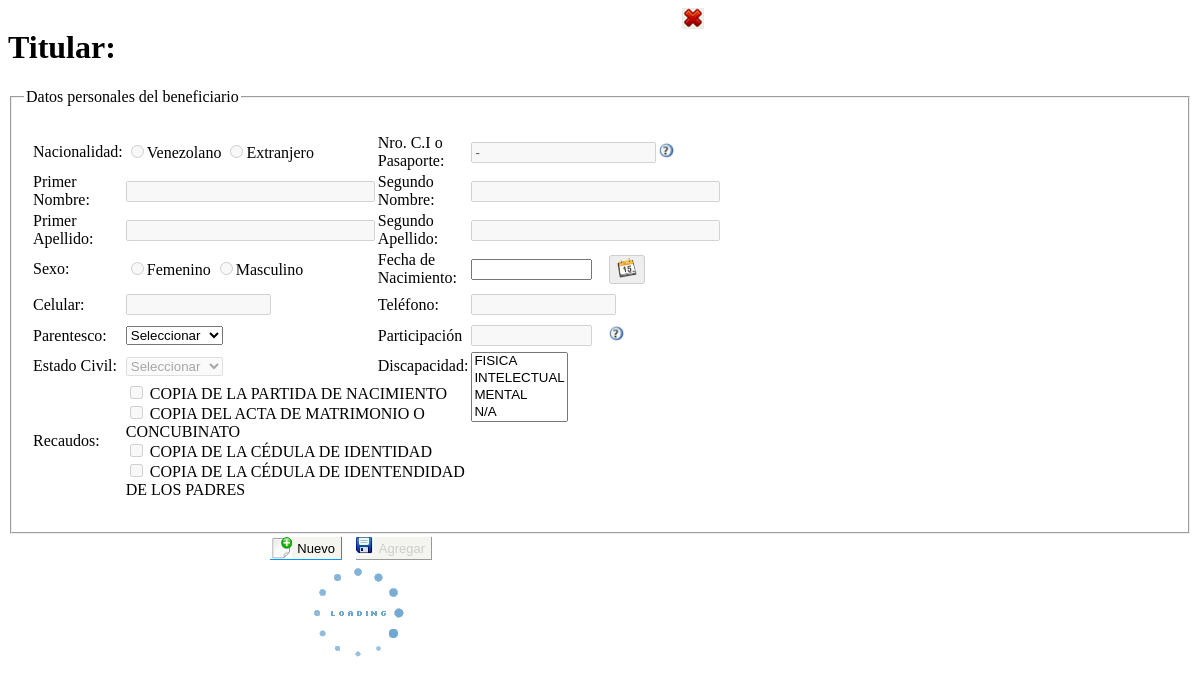
/persona/Php/beneficiario/agregar_beneficiario.php (signed in), run on the app's committed database.
### tables this page shows
CREATE TABLE IF NOT EXISTS `trecaudo` (
  `id_recaudo` int(11) NOT NULL AUTO_INCREMENT,
  `descripcion` varchar(80) NOT NULL,
  `tipo` varchar(50) NOT NULL,
  `estatus` char(1) NOT NULL,
  PRIMARY KEY (`id_recaudo`)
);

### persona/Clases/clase_titular.php (called while the page is built, shortened)
<?php
include_once("clase_mysql.php");
class titular extends conectaBDMy{
	private $idTitular;
    public function titular(){
		$this->idTitular="";
	}
 	public function setidTitular($Valor){
        $this->idTitular = trim($Valor);
    }
     public function buscar_id(){
        $sql="select a.*, b.nombre as profesion from ttitular as a, tprofesion as b  where a.id_titular = '$this->idTitular' and a.id_profesion=b.id_profesion";
		$cursor=parent::ejecuta_sql($sql);
		if ( $fila>0 )
			return $fila;
		else
			return -1;
     }
}
?>

### persona/Clases/clase_mysql.php (called while the page is built, shortened)
<?PHP
class conectaBDMy
{
	private $servidor;
	private $usuario;
	private $password;
	private $conexion;
	function conectaBDMy()
	{
		$this->servidor="localhost";
		$this->usuario="root";
		$this->password="iutep";
		$this->basedatos="bdsas";
	}
	function abrir_BD()
	{
		if ( !($enlace= @mysql_connect( $this->servidor, $this->usuario, $this->password ) ) )
		{
		header("Location: ../html/Error_bd.html");
		}
		$this->conexion=$enlace;
		return true;
	}
	function ejecuta_sql( $query )
	{
		if ( $this->abrir_BD() )
	     return ( mysql_query($query,$this->conexion ) );
	else
	     return null;
	}
  function proxima_tupla($cursor)
  {
	return mysql_fetch_array($cursor);
  }
}
?>

### persona/Clases/clase_discapacidad.php (called while the page is built, shortened)
<?php
include_once("clase_mysql.php");
class discapacidad extends conectaBDMy{
	function lista_discapacidad()
	{
		$c=0;
		$sql="select * from tdiscapacidad where estatus='1' order by nombre";
		 $cursor=parent::ejecuta_sql($sql);
		 if($row= parent::proxima_tupla($cursor))
		 {
			 do{
				$fila[$c][1]=$row["id_discapacidad"];
				$fila[$c][2]=$row["nombre"];
				$c++;
			 }while($row= parent::proxima_tupla($cursor));
		 }
		if ( $fila>0 )
			return $fila;
		else
			return -1;
	}
}
?>

### persona/Clases/clase_recaudo.php (called while the page is built, shortened)
<?php
include_once("clase_mysql.php");
class recaudos extends conectaBDMy{
	private $tipoRecaudo;
    public function recaudos(){
		$this->tipoRecaudo="";
	}
 	public function setTiporecaudo($Valor){
        $this->tipoRecaudo = mb_strtoupper(trim($Valor), "utf-8");
    }
	function lista_recaudo()
	{
		$c=0;
		$sql="SELECT * FROM trecaudo where estatus='1' and tipo='$this->tipoRecaudo' order by id_recaudo";
		 $cursor=parent::ejecuta_sql($sql);
		 if($row= parent::proxima_tupla($cursor))
		 {
			 DO
			 {
				$fila[$c][1]=$row["id_recaudo"];
				$fila[$c][2]=$row["descripcion"];
				$fila[$c][3]=$row["tipo"];
				$c++;
			 }WHILE($row= parent::proxima_tupla($cursor));
		 }
		if ( $fila>0 )
			return $fila;
		else
			return -1;
	}
}
?>

### persona/Php/beneficiario/agregar_beneficiario.php (the view, shortened to what this page needs)
<?php session_start();
include_once("../../Clases/clase_titular.php");
	$titular= new titular();
	$titular->setidTitular($_SESSION["id_titular"]);
	$consulta=$titular->buscar_id();
	for($i=0;$i<count($consulta);$i++)
	{
		$cedula			= $consulta[$i][3];
		$celular		= $consulta[$i][11];
		$telefono		= $consulta[$i][12];
	}
?><!DOCTYPE HTML>
<html lang="es">
<head>
<link rel="stylesheet" type="text/css" href="Css/jscal2.css"/>
<link rel="stylesheet" type="text/css" href="Css/border-radius.css"/>
<link rel="stylesheet" type="text/css" href="JavaScript/jquery.alerts.css" />
</head>
<body>
<div id="cuerpo">
<form action="" method="POST" id="form_beneficiario" name="form_beneficiario">
<table width="696" height="25" border="0" cellpadding="0" cellspacing="0">
 <tr>
   <td width="684" height="37" ><h1>Titular: <?php echo $_SESSION["nombre1"].' '.$_SESSION["apellido1"];?></h1></td>
   <td valign="top"><input name="cancelar" type="button" id="cancelar" class='btn_cancelar_act_img' onClick="fn_cerrar_vista_agregar();" title="Salir" /></td>
 </tr>
</table>
<fieldset>
<legend align="left">Datos personales del beneficiario</legend>
<table width="686" border="0" cellpadding="1" cellspacing="1">
    <tr>
      <td>&nbsp;</td>
      <td>&nbsp;</td>
      <td>&nbsp;</td>
      <td>&nbsp;</td>
      <td colspan="4">
      	<input name="id_titular" type="hidden" id="id_titular" value="<?php echo $_POST["id_titular"]; ?>" hidden="hidden"/></td>
    </tr>
    <tr>
      <td width="1">&nbsp;</td>
      <td width="103">Nacionalidad:</td>
      <td width="179">
      	<input type="radio" name="nacionalidad" id="nacionalidad1" value="V" disabled="disabled"><label for="nacionalidad1">Venezolano<label/>
        <input type="radio" name="nacionalidad" id="nacionalidad2" value="E" disabled="disabled"><label for="nacionalidad2">Extranjero<label/>
       </td>
      <td width="145">Nro. C.I o Pasaporte:</td>
      <td colspan="2"><input name="cedula" type="text" disabled id="cedula" value="<?php echo $cedula;?>-" size="20" maxlength="16"/></td>
      <td colspan="2"><div title="Si es menor de edad y no posee identificación, favor deje la cedula del titular y siga el correlativo del numero de hijos registrados en sistema" style="width:30px; cursor:pointer;">
					  <img src="../Imagenes/ayuda.png" width="15" height="15"/></div>
		</td>
      </tr>
    <tr>
      <td height="29">&nbsp;</td>
      <td>Primer Nombre:</td>
      <td><input name="nombre1" type="text" disabled id="nombre1" size="28" /></td>
      <td>Segundo Nombre:</td>
      <td colspan="4"><input name="nombre2" type="text" disabled id="nombre2" size="28"/></td>
      </tr>
    <tr>
      <td height="30">&nbsp;</td>
      <td>Primer Apellido:</td>
      <td><input name="apellido1" type="text" disabled id="apellido1" size="28"/></td>
      <td>Segundo Apellido:</td>
      <td colspan="4">
        <input name="apellido2" type="text" disabled id="apellido2" size="28"/>
      </td>
      </tr>
    <tr>
      <td height="34">&nbsp;</td>
      <td>Sexo:</td>
      <td><input type="radio" name="sexo" id="sexo1" value="F" disabled="disabled"><label for="sexo1">Femenino<label/>
        <input type="radio" name="sexo" id="sexo2" value="M" disabled="disabled"><label for="sexo2">Masculino<label/>
       </td>
      <td>Fecha de Nacimiento:</td>
      <td width="72"> <input name="fecha_nac" id="fecha_nac" type="text" size="12" maxlength="10" readonly/></td>
      <td width="42"><button name="bt" id="bt" class="button" disabled="disabled" ><img src="Imagen_sistema/calend.png" width="20" height="20" title="Calendario para buscar fecha"/></button></td>
      <td width="82">    </td>
      <td width="37">&nbsp;</td>
      </tr>
    <tr>
    <td height="29">&nbsp;</td>
    <td>Celular:</td>
    <td>
        <input name="celular" type="text" disabled id="celular" size="15" maxlength="12" value="<?php echo $celular;?>"/>
      </span></td>
      <td>Teléfono:</td>
      <td colspan="4"><input name="telefono" type="text" disabled id="telefono" size="15" maxlength="12" value="<?php echo $telefono;?>"/></td>
      </tr>
        <tr>
          <td height="27">&nbsp;</td>
          <td>Parentesco:</span></td>
          <td><select name="parentesco"  id="parentesco">
            <option value="0" selected>Seleccionar</option>
          </select></td>
          <td>Participación</td>
          <td><input name="participacion" type="text" disabled id="participacion" size="12"/></td>
          <td><div title="Porcentaje de Poliza de Vida Ejemplo: 30%" id="test2" class="test2" style="width:30px; cursor:pointer;" ><img src="../Imagenes/ayuda.png" width="15" height="15"/></div>
			    </td>
          <td colspan="2">&nbsp;</td>
        </tr>
    <tr>
      <td height="28">&nbsp;</td>
      <td>Estado Civil:</td>
      <td><select name="estado_civ" disabled="disabled" id="estado_civ">
        <option value="0">Seleccionar</option>
      </select></td>
        <td>Discapacidad:</td>
      <td colspan="4" rowspan="2" valign="top"><div id="disc_capa">
<select name="discapacidad[]" multiple="multiple"  id="discapacidad" title="Seleccionar">
  <?php include_once("../../Clases/clase_discapacidad.php");
			$discapacidad=new discapacidad();
			$lista_discapacidad=$discapacidad->lista_discapacidad();
			for($i=0;$i<count($lista_discapacidad);$i++)
			{
			?>
  <option value="<?php echo $lista_discapacidad[$i][1];?>"
		 ?> > <?php echo $lista_discapacidad[$i][2];?></option>
  <?php }?>
</select>
</div>
      </td>
      </tr>
    <tr>
      <td>&nbsp;</td>
      <td>Recaudos:</td>
      <td colspan="2"><div id="recaudos"><?php 	include_once("../../Clases/clase_recaudo.php");
			$recaudo= new recaudos();
			$recaudo->setTiporecaudo('AFILIACIÓN - BENEFICIARIO');
			$consul=$recaudo->lista_recaudo();
			for($i=0;$i<count($consul);$i++)
			{
				if($consul[$i][3]=='AFILIACIÓN - BENEFICIARIO'){
		?>
         <input type="checkbox" name="recaudos[]" id="<?php echo $i;?>" value="<?php echo $consul[$i][1];?>" disabled="disables">
        <?php echo "<label  for='$i'>".$consul[$i][2]."<br>"."</label>"; ?>
        <?php
		}else { echo "<div id='open' style='color:#F00'> Alerta: No se han asignado recaudos por Solicitud de Medicinas. Por favor <a href='#'>click</a></div>";}
		}?></div></td>
      </tr>
    <tr>
      <td>&nbsp;</td>
      <td>&nbsp;</td>
      <td colspan="2">
</td>
      </tr>
    </table>
</fieldset>
<table  width="686" border="0">
      <tr>
       <td width="265">&nbsp;</td>
      <td width="76"><input name="nuevo" type="button" id="nuevo" value="  Nuevo" class='btn_act btn_nuevo_act_img' title="Pulse para activar los campos" onclick="limpiar_form(this.form)" /></td>
      <td width="76"><input name="agregar" type="submit"  class='btn_guardar_desact btn_guardar_act_img' disabled="disabled" id="agregar" onClick="if(!valida()){return false};" value=" Agregar" /></td>
      <td width="265"></td>
      </tr>
  </table>
   <div id="div_listar_beneficiario"></div>
</form>
 </div>
</body>
</html>

### persona/Php/beneficiario/agregar_beneficiario.php (style rules this page uses)
.btn_act { height: 23px; background-color: #f5f5f0; border-bottom: 1px solid #09F; border-right:1px solid #09F; border-top:0px; border-left:0px; font-size: 13px; color:black; padding-left: 20px; background-repeat: no-repeat; cursor:hand; cursor:pointer; margin-left:5px; margin-right:5px; outline-width:0px; background-image: url(Imagen_sistema/cancelar.jpg); }
.btn_nuevo_act_img { background-image: url(Imagen_sistema/nuevo.jpg); }
.btn_cancelar_act_img { margin: auto; background-repeat: no-repeat; cursor:hand; cursor:pointer; height: 21px; width: 22px; border: 0px; background-image: url(Imagen_sistema/cancelar.jpg); }
.btn_guardar_act_img { background-image: url(Imagen_sistema/guardar.jpg); }
.btn_guardar_desact { height: 23px; background-color: #f5f5f0; border-bottom: 1px solid #999; border-right:1px solid #999; border-top:0px; border-left:0px; font-size: 13px; color:#CCC; padding-left: 20px; background-repeat: no-repeat; cursor:hand; cursor:pointer; margin-left:5px; margin-right:5px; outline-width:0px; }

### data on the page
trecaudo: descripcion "COPIA DE LA PARTIDA DE NACIMIENTO"
trecaudo: descripcion "COPIA DEL ACTA DE MATRIMONIO O CONCUBINATO"
trecaudo: descripcion "COPIA DE LA CÉDULA DE IDENTIDAD"
trecaudo: descripcion "COPIA DE LA CÉDULA DE IDENTENDIDAD DE LOS PADRES"
